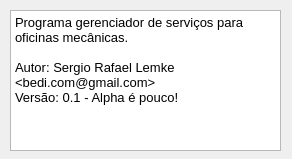
<?xml version="1.0" encoding="UTF-8"?>
<ui version="4.0">
 <class>About</class>
 <widget class="QDialog" name="About">
  <property name="geometry">
   <rect>
    <x>0</x>
    <y>0</y>
    <width>292</width>
    <height>159</height>
   </rect>
  </property>
  <property name="minimumSize">
   <size>
    <width>292</width>
    <height>159</height>
   </size>
  </property>
  <property name="maximumSize">
   <size>
    <width>292</width>
    <height>159</height>
   </size>
  </property>
  <property name="windowTitle">
   <string>Sobre Oficina v0.1</string>
  </property>
  <widget class="QTextBrowser" name="textBrowser">
   <property name="geometry">
    <rect>
     <x>10</x>
     <y>10</y>
     <width>271</width>
     <height>141</height>
    </rect>
   </property>
   <property name="html">
    <string>&lt;!DOCTYPE HTML PUBLIC &quot;-//W3C//DTD HTML 4.0//EN&quot; &quot;http://www.w3.org/TR/REC-html40/strict.dtd&quot;&gt;
&lt;html&gt;&lt;head&gt;&lt;meta name=&quot;qrichtext&quot; content=&quot;1&quot; /&gt;&lt;style type=&quot;text/css&quot;&gt;
p, li { white-space: pre-wrap; }
&lt;/style&gt;&lt;/head&gt;&lt;body style=&quot; font-family:'Noto Sans'; font-size:10pt; font-weight:400; font-style:normal;&quot;&gt;
&lt;p style=&quot; margin-top:0px; margin-bottom:0px; margin-left:0px; margin-right:0px; -qt-block-indent:0; text-indent:0px;&quot;&gt;Programa gerenciador de serviços para oficinas mecânicas.&lt;/p&gt;
&lt;p style=&quot;-qt-paragraph-type:empty; margin-top:0px; margin-bottom:0px; margin-left:0px; margin-right:0px; -qt-block-indent:0; text-indent:0px;&quot;&gt;&lt;br /&gt;&lt;/p&gt;
&lt;p style=&quot; margin-top:0px; margin-bottom:0px; margin-left:0px; margin-right:0px; -qt-block-indent:0; text-indent:0px;&quot;&gt;Autor: Sergio Rafael Lemke &amp;lt;bedi.com@gmail.com&amp;gt;&lt;/p&gt;
&lt;p style=&quot; margin-top:0px; margin-bottom:0px; margin-left:0px; margin-right:0px; -qt-block-indent:0; text-indent:0px;&quot;&gt;Versão: 0.1 - Alpha é pouco!&lt;/p&gt;
&lt;p style=&quot;-qt-paragraph-type:empty; margin-top:0px; margin-bottom:0px; margin-left:0px; margin-right:0px; -qt-block-indent:0; text-indent:0px;&quot;&gt;&lt;br /&gt;&lt;/p&gt;&lt;/body&gt;&lt;/html&gt;</string>
   </property>
  </widget>
 </widget>
 <resources/>
 <connections/>
</ui>
